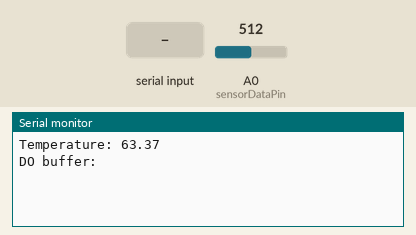
The sketch below on a simulated Arduino Mega 2560, built with avr-gcc and run on an emulated ATmega2560. Shown: the last lines printed to the serial monitor. The inputs (shaded band) are chosen by the test bench; at power-on: A0 (sensorDataPin) = 512.

Above: at 5.4 s.
5.5 s: ".\n" received over the second serial link
At 8.8 s:
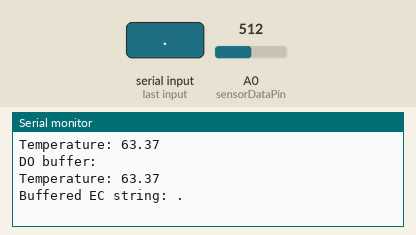
10.0 s: A0 (sensorDataPin) set to 900
At 11.4 s:
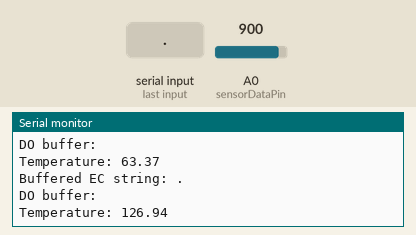
11.5 s: "90,45,200\n" received over the second serial link
At 14.0 s:
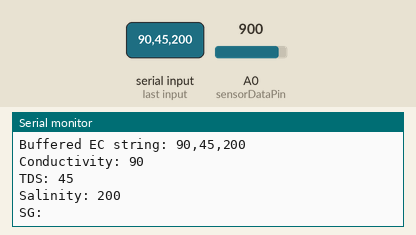

The sketch:

atlas-probe-configuration.ino
```cpp
#include <SoftwareSerial.h>

#define rx 14
#define tx 16
SoftwareSerial doSerial(rx, tx);                      // define software serial port for DO data transfer

String inputstring = "";
boolean input_string_complete = false;

String ecSensorString = "";                             //a string to hold the data from the EC probe
boolean ec_sensor_string_complete = false;               //have we received all the data from the EC probe
float ec_val;

String doSensorString = "";                             //a string to hold the data from the DO probe
boolean do_sensor_string_complete = false;               //have we received all the data from the DO probe
float do_val;

float temp_val; // Where the final temperature data is stored
int sensorPowerPin = 11; // GPIO pin that powers water temp sensor before measurements
int sensorDataPin = A0; // ADC pin that receives water temp data

void setup() {
  Serial.begin(9600);                                 //set baud rate for the USB serial to 9600
  Serial1.begin(38400);
  doSerial.begin(9600);
  inputstring.reserve(10);
  doSensorString.reserve(30);                            //set aside some bytes for receiving data from the PC
  ecSensorString.reserve(30);                           //set aside some bytes for receiving data from Atlas Scientific product

  pinMode(sensorPowerPin, OUTPUT);
  analogReference(DEFAULT); // Set AREF to 3.3V
}


void loop() {

  delay(2000);
  if (Serial.available() > 0) {
    inputstring = Serial.readStringUntil(13);           //read the string until we see a <CR>
    input_string_complete = true;                       //set the flag used to tell if we have received a completed string from the PC
  }

  if (input_string_complete == true) {                //if a string from the PC has been received in its entirety
    Serial1.print(inputstring);                       //send that string to the Atlas Scientific product
    Serial1.print('\r');
  }

  temp_val = read_temp();
  Serial.print("Temperature: ");
  Serial.println(String(temp_val));

  Serial1.print("t,");
  Serial1.print(String(temp_val));
  Serial1.print('\r');

  Serial1.print('r');
  Serial1.print('\r');
  delay(1000);

  while (Serial1.available() > 0) {
    ecSensorString = Serial1.readStringUntil(13);         //read the string until we see a <CR>
    Serial.print("Buffered EC string: ");
    Serial.println(ecSensorString);
    if (isdigit(ecSensorString[0])) {
      ec_sensor_string_complete = true;                      //set the flag used to tell if we have received a completed string from the PC
      print_EC_data();
    }
  }

  doSerial.print("t,");
  doSerial.print(String(temp_val));
  doSerial.print('\r');
  delay(10);

  doSerial.print("s,");
  doSerial.print(String(ec_val));
  doSerial.print('\r');
  delay(10);

  doSerial.print('r');
  doSerial.print('\r');
  delay(1000);

  if (input_string_complete == true) {                //if a string from the PC has been received in its entirety
    doSerial.print(inputstring);                       //send that string to the Atlas Scientific product
    doSerial.print('\r');
  }

  Serial.print("DO buffer: ");
  while (doSerial.available() > 0) {                     //if we see that the Atlas Scientific product has sent a character
    char inchar = (char)doSerial.read();              //get the char we just received
    Serial.print(inchar);
    if ((do_sensor_string_complete == false) && ((isdigit(inchar) || (inchar == '.')))) {
      doSensorString += inchar;
    }
    if ((do_sensor_string_complete == false) && isdigit(doSensorString[0]) && (inchar == '\r')) {                             //if the incoming character is a <CR>
      do_sensor_string_complete = true;                  //set the flag
    }
  }
  Serial.println();

  if ((do_sensor_string_complete == true) && (isdigit(doSensorString[0]))) {                //if a string from the Atlas Scientific product has been received in its entirety
    Serial.print("DO value: ");
    Serial.println(doSensorString);
    do_val = doSensorString.toFloat();
  }

  doSerial.print("sleep");
  doSerial.print('\r');

  inputstring = "";
  input_string_complete = false;
  doSensorString = "";
  do_sensor_string_complete = false;
  ecSensorString = "";
  ec_sensor_string_complete = false;
}

void print_EC_data(void) {                            //this function will pars the string

  char ecSensorString_array[30];                        //we make a char array
  char *EC;                                           //char pointer used in string parsing
  char *TDS;                                          //char pointer used in string parsing
  char *SAL;                                          //char pointer used in string parsing
  char *GRAV;                                         //char pointer used in string parsing
  float ec_val;                                         //used to hold a floating point number that is the EC
  float tds_val;
  float sal_val;
  float sg_val;

  ecSensorString.toCharArray(ecSensorString_array, 30);   //convert the string to a char array
  EC = strtok(ecSensorString_array, ",");               //let's parse the array at each comma
  TDS = strtok(NULL, ",");                            //let's parse the array at each comma
  SAL = strtok(NULL, ",");                            //let's parse the array at each comma
  GRAV = strtok(NULL, ",");                           //let's parse the array at each comma
  ec_val = atof(EC);
  tds_val = atof(TDS);
  sal_val = atof(SAL);
  sg_val = atof(GRAV);

  Serial.print("Conductivity: ");
  Serial.println(EC);
  Serial.print("TDS: ");
  Serial.println(TDS);
  Serial.print("Salinity: ");
  Serial.println(SAL);
  Serial.print("SG: ");
  Serial.println(GRAV);
}

float read_temp(void) {  // The read temperature function
  float v_out = 0;             // Voltage output from temp sensor
  float temp;              // The final temperature is stored here
  digitalWrite(sensorDataPin, LOW);   // Set pull-up on analog pin
  digitalWrite(sensorPowerPin, HIGH);   // Set pin 11 high, this will turn on temp sensor
  for (int i = 0; i < 20; i++) {
    delay(1);                // Wait 1 ms for sensor to stabilize
    v_out += analogRead(0); // Read the input pin and add to multiple measurement aggregate
  }
  v_out /= 20;   // Divide by # of measurements to find average value. Done to prevent noisy measurements
  digitalWrite(sensorPowerPin, LOW);    // Set pin 11 low, this will turn off temp sensor
  v_out *= .0032;         // Convert ADC points to volts (we are using 3.3/1023 because AREF is set to 3.3V)
  v_out *= 1000;           // Convert volts to millivolts
  temp = 0.0512 * v_out - 20.5128; // The equation from millivolts to temperature
  return temp;             // Send back the temp
}
```

Measured:
- after the input at 5.5 s, the serial monitor: prints a new line after 2.6 s (image 1)
- after the input at 10.0 s, the serial monitor: prints a new line after 1.2 s (image 2)
- after the input at 11.5 s, the serial monitor: prints a new line after 1.7 s (image 3)
